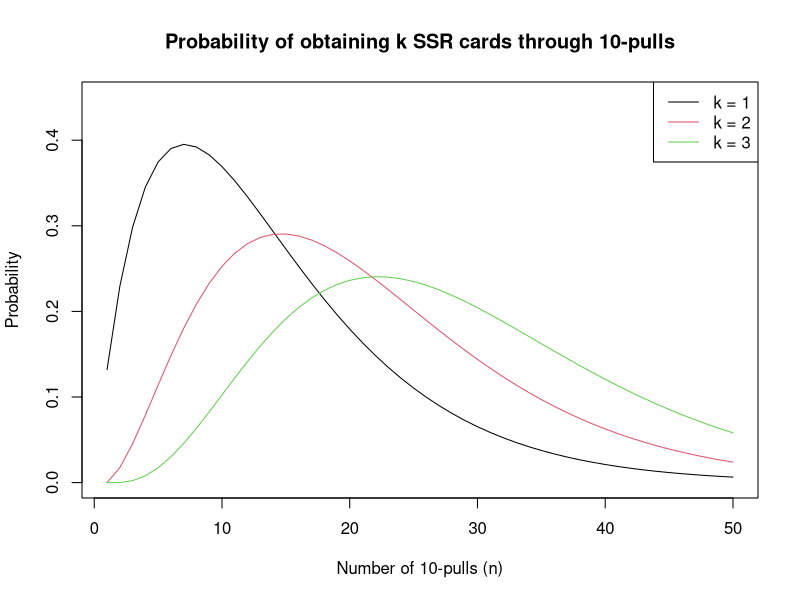

R code for this plot:
## ---- chunk 1
knitr::opts_chunk$set(echo = FALSE, warning = FALSE)
library(ggplot2)
## ---- chunk 2
p = 0.132 # calculated rate for a 5* servant (character) in a 10-pull with bonus
n = seq(1,50)
k = c(1,2,3)

p.binom = dbinom(1, size = n, prob = p)
plot(n, p.binom, type = 'l', main = "Probability of obtaining k SSR cards through 10-pulls", 
     xlab = "Number of 10-pulls (n)", ylab = "Probability",
     ylim = c(0,0.45))
(paste("Number of 10-pulls that maximizes probability of", 1, "SSR is", which.max(p.binom)))

for(q in c(2,3)){
  p.binom = dbinom(q, size = n, prob = p)
  print(paste("Number of 10-pulls that maximizes probability of", q, "SSR is", which.max(p.binom)))
  lines(n, p.binom, col = q)
}
legend('topright', legend=c('k = 1', 'k = 2', 'k = 3'), col = c('black', 2, 3), lty = 1)

